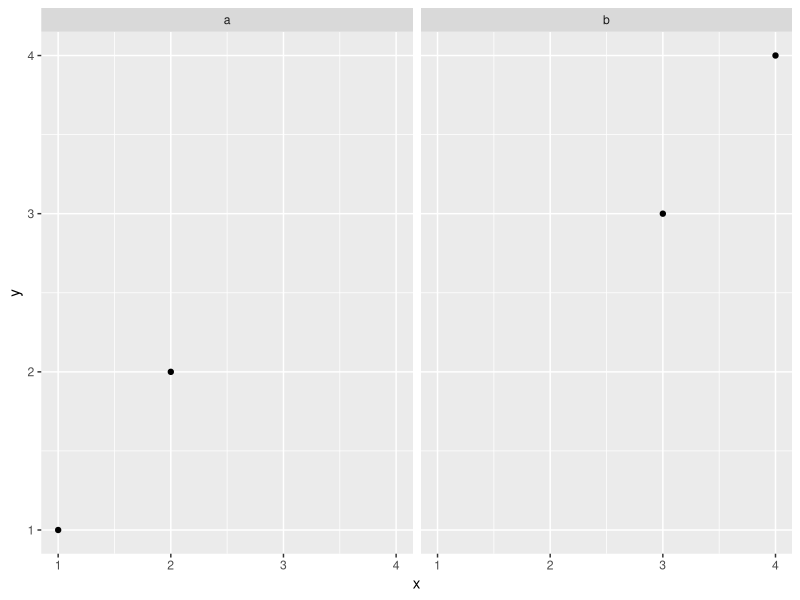

Source code (R):
library(ggplot2)
df <- data.frame(x = 1:4, y = 1:4, z = c("a", "a", "b", "b"))
base_f <- ggplot(df, aes(x, y)) + geom_point() + facet_wrap(~z)

base_f
